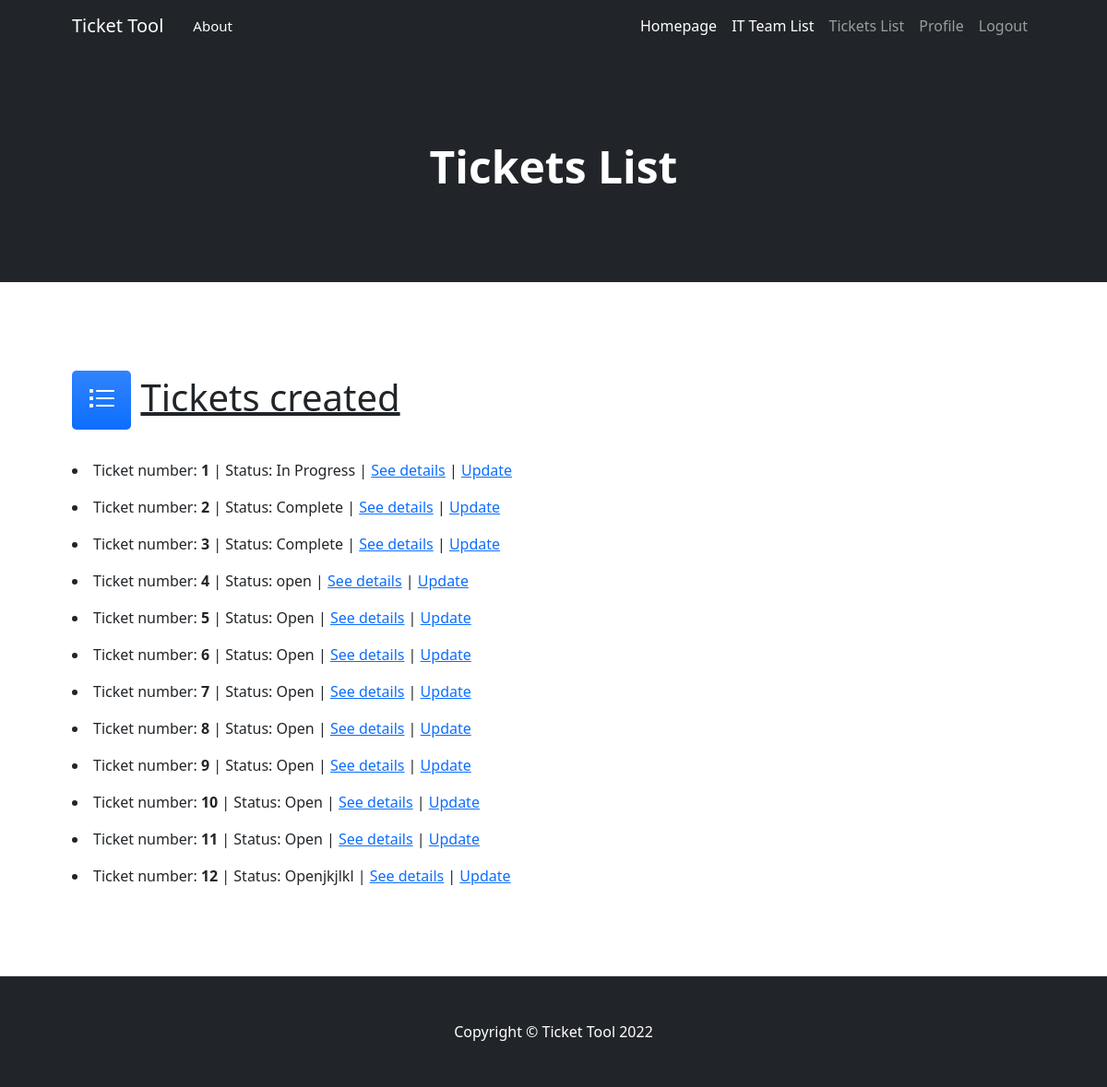
The app's page /Ticket/it/list/ with its own data.
### AppTickets/models.py (models this page shows)
class Ticket(models.Model):
    date_open=models.DateField(blank=True, null=True)
    status=models.CharField(max_length=50) #dropdown, cuando se crea el ticket el default debería ser open
    category=models.CharField(max_length=50) #dropdown
    description=models.CharField(max_length=500)

### AppTickets/views.py (the view)
# urls.py: path("Ticket/it/list/",TicketListIT.as_view(),name="ticket_list_it"),
class TicketListIT(ListView):
    model=Ticket
    template_name="AppTickets/it_ticket_list.html"

### AppTickets/templates/AppTickets/it_ticket_list.html (shortened to what this page needs)
{% extends 'AppIT_Team/it_team.html' %}
{% block header %}
<h1 class="display-5 fw-bolder text-white mb-2"> Tickets List</h1>
{% endblock header %}
{% block content %}
<section class="py-5 border-bottom" id="features">
    <div class="container px-5 my-5">
    <h1><div class="feature bg-primary bg-gradient text-white rounded-3 mb-3"><i class="bi-list-task"></i></div>     <u>Tickets created</u></h1>
                {% for ticket in object_list %}
                <p><li>Ticket number: <b>{{ticket.id}}</b> | Status: {{ticket.status}} | <a href="{% url 'ticket_detail_it' ticket.pk %}">See details</a> | <a href="{% url 'update_ticket_it' ticket.pk %}">Update</a></li></p>
                {% endfor %}
    </div>
</section>
{% endblock content %}

### records on screen
Ticket: id "1", status "In Progress"
Ticket: id "2", status "Complete"
Ticket: id "3", status "Complete"
Ticket: id "4", status "open"
Ticket: id "5", status "Open"
Ticket: id "6", status "Open"
Ticket: id "7", status "Open"
Ticket: id "8", status "Open"
Ticket: id "9", status "Open"
Ticket: id "10", status "Open"
Ticket: id "11", status "Open"
Ticket: id "12", status "Openjkjlkl"
